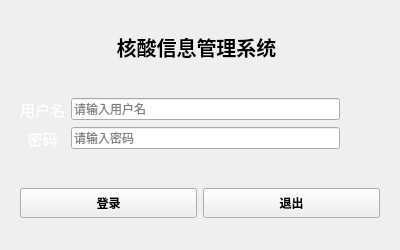
<?xml version="1.0" encoding="UTF-8"?>
<ui version="4.0">
 <class>log_in</class>
 <widget class="QWidget" name="log_in">
  <property name="geometry">
   <rect>
    <x>0</x>
    <y>0</y>
    <width>400</width>
    <height>250</height>
   </rect>
  </property>
  <property name="minimumSize">
   <size>
    <width>400</width>
    <height>250</height>
   </size>
  </property>
  <property name="maximumSize">
   <size>
    <width>400</width>
    <height>250</height>
   </size>
  </property>
  <property name="windowTitle">
   <string>Kaixi</string>
  </property>
  <property name="windowIcon">
   <iconset resource="res.qrc">
    <normaloff>:/icon/icon.jpg</normaloff>:/icon/icon.jpg</iconset>
  </property>
  <property name="styleSheet">
   <string notr="true">
QWidget#log_in{
	background-color:rgba(41,52,98,1);
};</string>
  </property>
  <layout class="QGridLayout" name="gridLayout_2">
   <item row="1" column="0">
    <widget class="QWidget" name="widget_2" native="true">
     <layout class="QGridLayout" name="gridLayout">
      <item row="0" column="0">
       <widget class="QLabel" name="label_2">
        <property name="font">
         <font>
          <pointsize>11</pointsize>
         </font>
        </property>
        <property name="styleSheet">
         <string notr="true">color: rgb(255, 255, 255);</string>
        </property>
        <property name="text">
         <string>用户名</string>
        </property>
        <property name="alignment">
         <set>Qt::AlignRight|Qt::AlignTrailing|Qt::AlignVCenter</set>
        </property>
       </widget>
      </item>
      <item row="0" column="1">
       <widget class="QLineEdit" name="name">
        <property name="maxLength">
         <number>8</number>
        </property>
        <property name="placeholderText">
         <string>请输入用户名</string>
        </property>
       </widget>
      </item>
      <item row="1" column="0">
       <widget class="QLabel" name="label">
        <property name="font">
         <font>
          <pointsize>11</pointsize>
         </font>
        </property>
        <property name="styleSheet">
         <string notr="true">
color: rgb(255, 255, 255);</string>
        </property>
        <property name="text">
         <string>密码</string>
        </property>
        <property name="alignment">
         <set>Qt::AlignCenter</set>
        </property>
       </widget>
      </item>
      <item row="1" column="1">
       <widget class="QLineEdit" name="password">
        <property name="maxLength">
         <number>8</number>
        </property>
        <property name="echoMode">
         <enum>QLineEdit::Password</enum>
        </property>
        <property name="placeholderText">
         <string>请输入密码</string>
        </property>
       </widget>
      </item>
      <item row="0" column="2">
       <spacer name="horizontalSpacer">
        <property name="orientation">
         <enum>Qt::Horizontal</enum>
        </property>
        <property name="sizeType">
         <enum>QSizePolicy::Minimum</enum>
        </property>
        <property name="sizeHint" stdset="0">
         <size>
          <width>40</width>
          <height>20</height>
         </size>
        </property>
       </spacer>
      </item>
     </layout>
    </widget>
   </item>
   <item row="0" column="0">
    <widget class="QWidget" name="widget_3" native="true">
     <property name="styleSheet">
      <string notr="true">
#log_in{
border-image: url(:/icon/background1.jpg);
}</string>
     </property>
     <widget class="QLabel" name="label_3">
      <property name="geometry">
       <rect>
        <x>80</x>
        <y>20</y>
        <width>211</width>
        <height>31</height>
       </rect>
      </property>
      <property name="font">
       <font>
        <pointsize>15</pointsize>
        <bold>true</bold>
       </font>
      </property>
      <property name="autoFillBackground">
       <bool>false</bool>
      </property>
      <property name="styleSheet">
       <string notr="true">color: rgb(255, 255, 255);

QLabel#label_3{
	background-color:rgba(166,73,66,1);
};</string>
      </property>
      <property name="text">
       <string>核酸信息管理系统</string>
      </property>
      <property name="alignment">
       <set>Qt::AlignCenter</set>
      </property>
     </widget>
    </widget>
   </item>
   <item row="2" column="0">
    <widget class="QWidget" name="widget" native="true">
     <property name="minimumSize">
      <size>
       <width>0</width>
       <height>30</height>
      </size>
     </property>
     <layout class="QGridLayout" name="gridLayout_3">
      <item row="0" column="0">
       <widget class="QPushButton" name="pushButton_2">
        <property name="minimumSize">
         <size>
          <width>0</width>
          <height>30</height>
         </size>
        </property>
        <property name="font">
         <font>
          <bold>true</bold>
         </font>
        </property>
        <property name="text">
         <string>登录</string>
        </property>
       </widget>
      </item>
      <item row="0" column="1">
       <widget class="QPushButton" name="pushButton">
        <property name="minimumSize">
         <size>
          <width>0</width>
          <height>30</height>
         </size>
        </property>
        <property name="font">
         <font>
          <bold>true</bold>
         </font>
        </property>
        <property name="text">
         <string>退出</string>
        </property>
       </widget>
      </item>
     </layout>
    </widget>
   </item>
  </layout>
 </widget>
 <resources>
  <include location="res.qrc"/>
 </resources>
 <connections/>
</ui>
